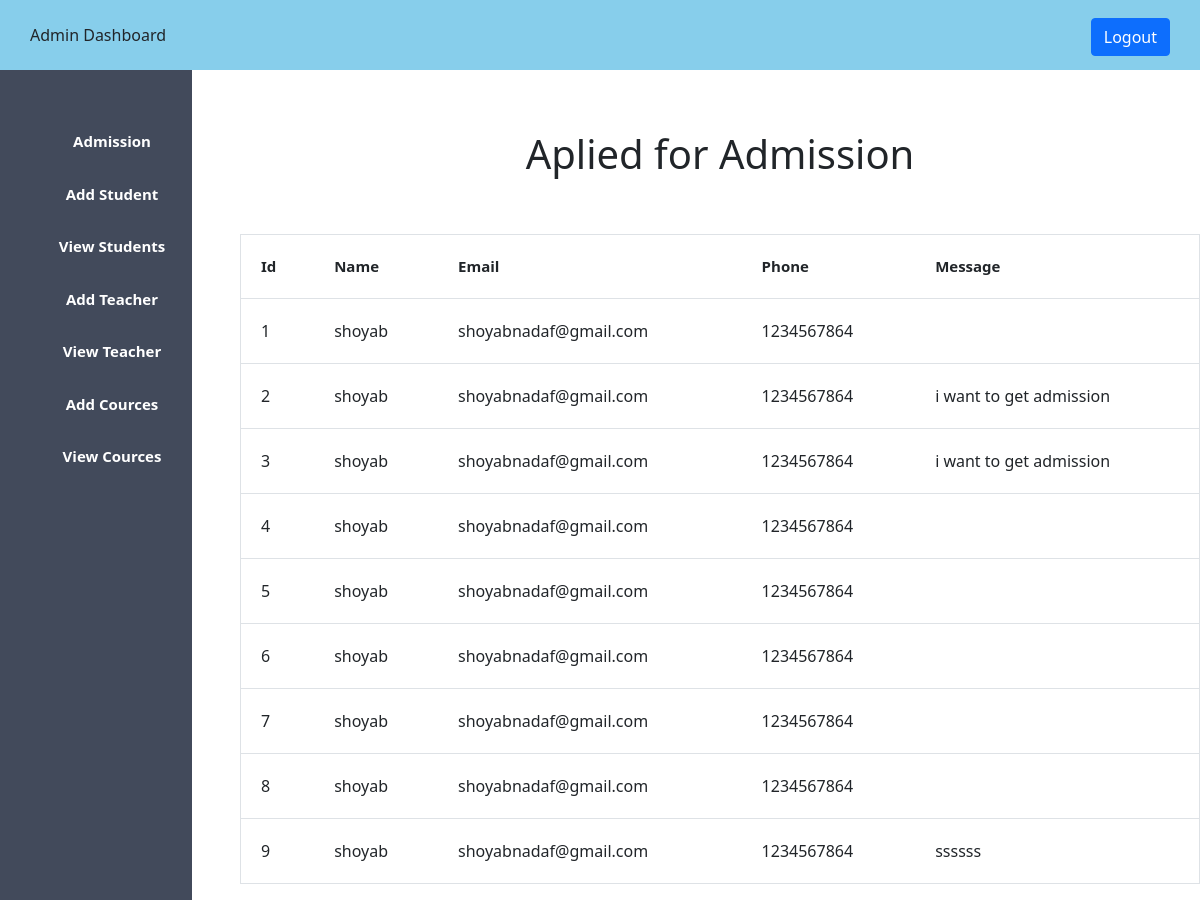
/adminssion.php (signed in), run on the app's committed database.
### tables this page shows
CREATE TABLE `admossion` (
  `id` int(11) NOT NULL,
  `Name` varchar(222) DEFAULT NULL,
  `Email` varchar(222) DEFAULT NULL,
  `Phone` int(20) DEFAULT NULL,
  `Message` varchar(222) DEFAULT NULL
);

### adminssion.php (the view, shortened to what this page needs)
<!doctype html>
<html lang="en">
  <head>
    <link rel="stylesheet" type="text/css" href="admin.css">
  </head>
  <body>
  <?php
    include 'admin-sidebar.php';
  ?>
<div class="contant">
    <center>
  <h1>Aplied for Admission</h1>
  <br><br>
  <table class="table" border="1px">
    <tr>
        <th style="padding:20px; font-size:15px;">Id</th>
        <th style="padding:20px; font-size:15px;">Name</th>
        <th style="padding:20px; font-size:15px;">Email</th>
        <th style="padding:20px; font-size:15px;">Phone</th>
        <th style="padding:20px; font-size:15px;">Message</th>
    </tr>
    <?php
   include 'connect.php';
   $select = "select*from  admossion ";
   $query= mysqli_query($con,$select);
   while($fetch = mysqli_fetch_array($query)){
    ?>
    <tr>
      <td style="padding:20px;"><?php echo $fetch['id'];?></td>
      <td style="padding:20px;"><?php echo $fetch['Name'];?></td>
      <td style="padding:20px;"><?php echo $fetch['Email'];?></td>
      <td style="padding:20px;"><?php echo $fetch['Phone'];?></td>
      <td style="padding:20px;"><?php echo $fetch['Message'];?></td>
    </tr>
    <?php
   }
?>
  </table>
</div>
  </body>
</html>

### admin.css (style rules this page uses)
* { padding: 0%;margin:0%; text-decoration: none; }
.contant { margin-left: 20%; margin-top: 5%; }

### data on the page
admossion: id "1", Name "shoyab", Email "shoyabnadaf@gmail.com", Phone "1234567864"
admossion: id "2", Name "shoyab", Email "shoyabnadaf@gmail.com", Phone "1234567864", Message "i want to get admission"
admossion: id "3", Name "shoyab", Email "shoyabnadaf@gmail.com", Phone "1234567864", Message "i want to get admission"
admossion: id "4", Name "shoyab", Email "shoyabnadaf@gmail.com", Phone "1234567864"
admossion: id "5", Name "shoyab", Email "shoyabnadaf@gmail.com", Phone "1234567864"
admossion: id "6", Name "shoyab", Email "shoyabnadaf@gmail.com", Phone "1234567864"
admossion: id "7", Name "shoyab", Email "shoyabnadaf@gmail.com", Phone "1234567864"
admossion: id "8", Name "shoyab", Email "shoyabnadaf@gmail.com", Phone "1234567864"
admossion: id "9", Name "shoyab", Email "shoyabnadaf@gmail.com", Phone "1234567864", Message "ssssss"
